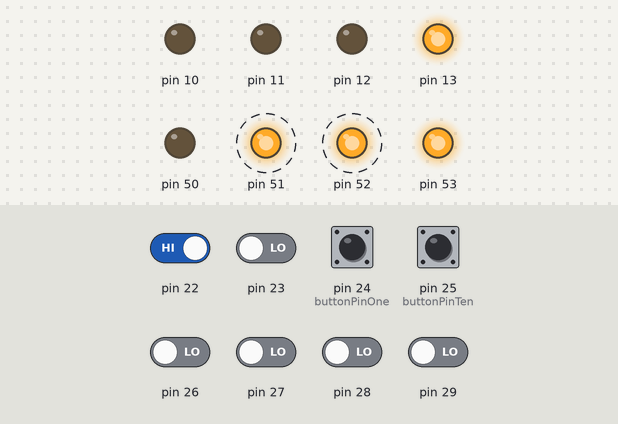
This sketch was run on a simulated Arduino Mega 2560, built with avr-gcc and run on an emulated ATmega2560. Parts: output pins drawn as LEDs (lit = HIGH). Dashed ring = blinking. Inputs (shaded band) come from the test bench; at power-on: pin 22, pin 24 (buttonPinOne), pin 25 (buttonPinTen) HIGH, pin 23, pin 26–29 LOW.

Above: at 1.25 s.
1.3 s: pin 22 driven LOW
At 1.95 s:
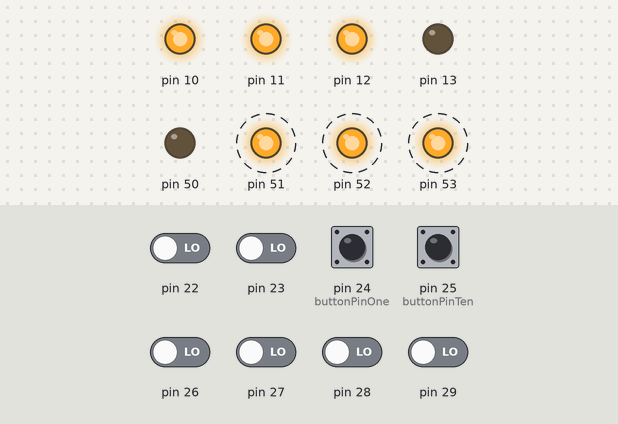
4.3 s: pin 22 driven HIGH
At 5.55 s:
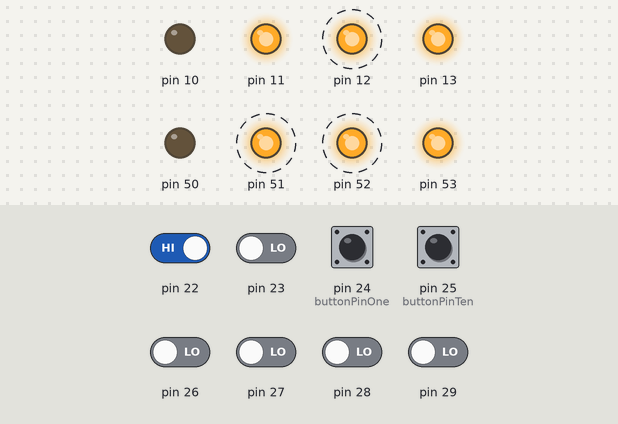
7.3 s: pin 22 driven LOW
At 7.75 s:
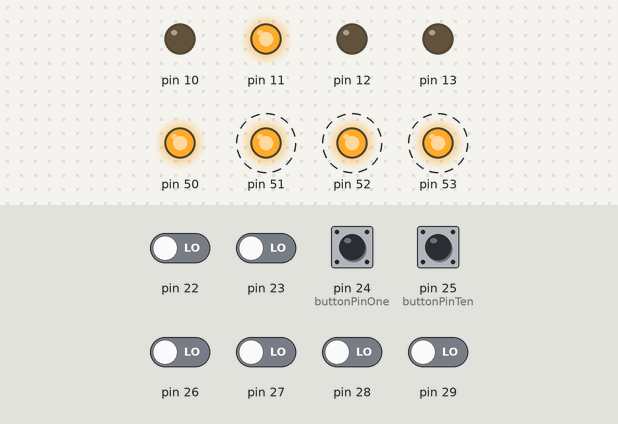
10.3 s: pin 22 driven HIGH
At 10.65 s:
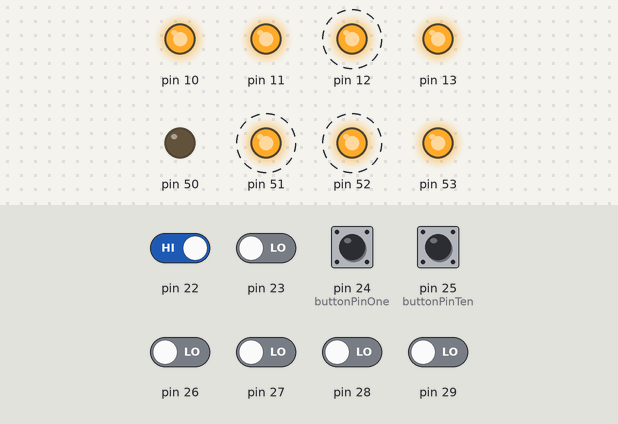
13.3 s: pin 23 driven HIGH
At 13.9 s:
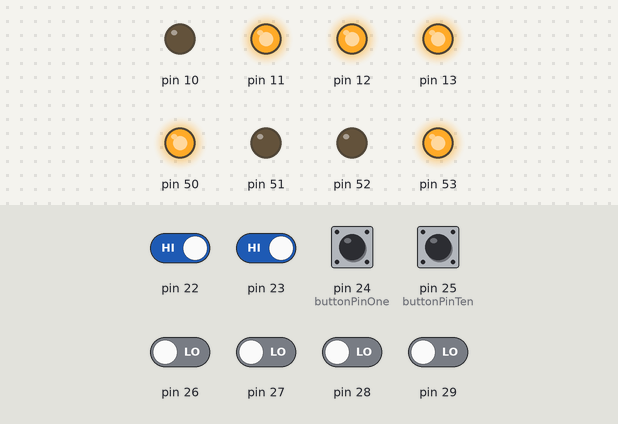
14.8 s: pin 23 driven LOW
At 17.35 s:
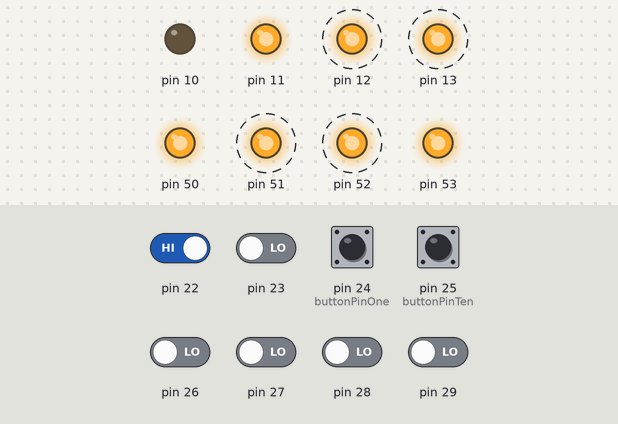
Timing chart, 0 to 20.4 s (numbered marks = the images above; inputs shaded):
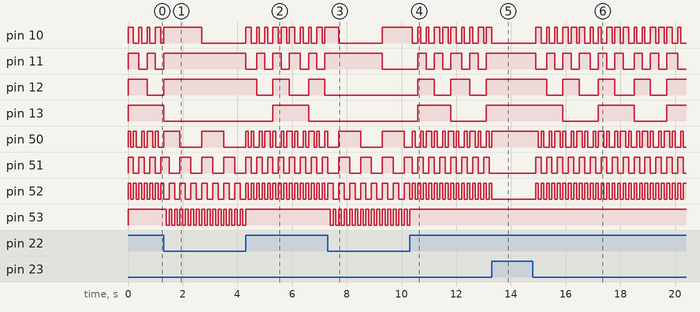

Measured:
- after the input at 1.3 s, pin 11, pin 12: goes on until 1.3 s, then stays HIGH
- after the input at 4.3 s, pin 12: alternates HIGH for 0.60 s and LOW for 0.65 s, starting after 0.40 s; pin 13: LOW → HIGH after 1.0 s, → LOW 1.3 s later; pin 51: alternates HIGH for 0.20 s and LOW for 0.20 s, starting after 0.20 s; pin 52: alternates HIGH for 0.10 s and LOW for 0.10 s, starting after 0.10 s; pin 53: goes on until 4.3 s, then stays HIGH
- after the input at 7.3 s, pin 12: stops changing and stays LOW; pin 13: stays LOW (without the input it goes to HIGH after 0.60 s)
- after the input at 10.3 s, pin 13: LOW → HIGH after 0.30 s instead of 2.2 s; pin 51: alternates HIGH for 0.20 s and LOW for 0.20 s, starting after 0.10 s; pin 52: alternates HIGH for 0.10 s and LOW for 0.10 s, starting after 0.10 s; pin 53: goes on until 10.3 s, then stays HIGH
- after the input at 13.3 s, pin 10, pin 52: goes on until 13.3 s, then stays LOW; pin 11: stops changing and stays HIGH; pin 12: stays HIGH (without the input it goes to LOW after 0.50 s); pin 13: stays HIGH (without the input it goes to LOW after 1.1 s); pin 50: goes on until 13.3 s, then stays HIGH
- after the input at 14.8 s, pin 10: LOW → HIGH after 0.10 s, then repeats every 1.6 s: 2 × (LOW 0.20 s, HIGH 0.10 s), LOW 0.20 s, 2 × (HIGH 0.20 s, LOW 0.10 s), HIGH 0.20 s; pin 11: HIGH → LOW after 0.10 s, then moves between LOW and HIGH, repeating every 1.9 s
- by itself, pin 50: repeats every 0.80 s: LOW 0.20 s, HIGH 0.10 s, LOW 0.10 s, HIGH 0.20 s, LOW 0.10 s, HIGH 0.10 s
- by itself, pin 51: alternates HIGH for 0.20 s and LOW for 0.20 s

The sketch:

licznik.ino
```cpp
//  - diody to reprezentacja licznika bitowego
//  - przycisk jest źródłem informacji dla procesora
//  - klikajac przyciskiem inkrementujemy licznik o 1
//  - drugi przycisk inkrementuje o 10

const int buttonPinOne = 24;
const int buttonPinTen = 25;
int ans = 0;

void setup() {
  DDRB = 255;
  DDRA = 0;

  pinMode(buttonPinOne, INPUT_PULLUP);
  pinMode(buttonPinTen, INPUT_PULLUP);
}

void loop() {
  byte buttonPinOne = PINA & 1;
  byte buttonPinTen = PINA & 2;
  PORTB = ~ans;

  if(buttonPinOne == LOW) {
    ans++;
    delay(100);
  }
  if(buttonPinOne == LOW && buttonPinTen == HIGH) {
    ans++;
    delay(100);
  }
  if(buttonPinOne == HIGH && buttonPinTen == LOW) {
    ans += 10;
    delay(100);
  }
}
```
